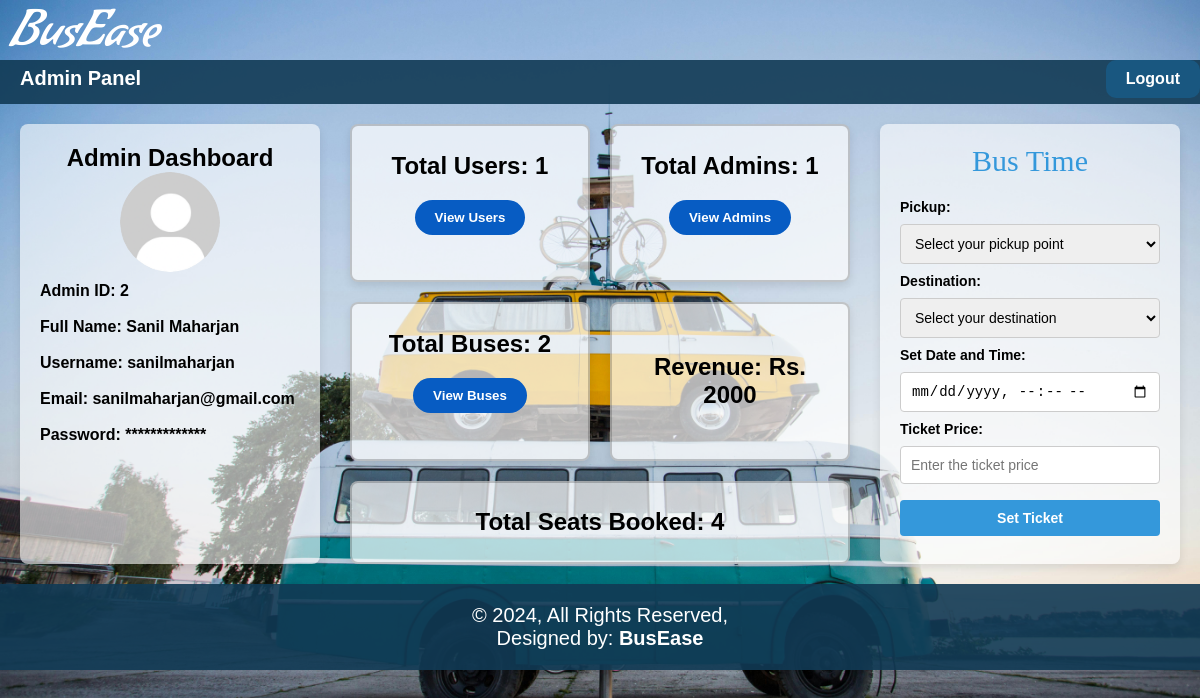
The app's page /php/admin.php (signed in) with its own data.
### tables this page shows
CREATE TABLE `user` (
  `user_id` int(255) NOT NULL,
  `fullname` varchar(255) NOT NULL,
  `email` varchar(255) NOT NULL,
  `username` varchar(255) NOT NULL,
  `password` varchar(255) NOT NULL,
  `usertype` varchar(255) NOT NULL DEFAULT 'user'
);

### php/admin.php (the view, shortened to what this page needs)
<?php
include("connect.php");
$username = $_SESSION["username"];
?>
<!DOCTYPE html>
<html lang="en">
<head>
    <link rel="stylesheet" href="../css/admin.css">
</head>
<body>
    <div class="wrapper">
        <div class="header">
            <div class="logo">
                <a href="homepage.html">BusEase</a>
            </div>
        </div>
        <div class="nav">
            <div class="nav1">
                <h1>Admin Panel</h1>
            </div>
            <div class="nav2">
                <ul>
                    <li><a class="l_button" href="logout.php">Logout</a></li>
                </ul>
            </div>
        </div>
        <div class="main-container">
            <div class="dashboard">
                <h2 align="center">Admin Dashboard</h2>
                <img src="../Pictures/admin_user_pfp.jpg" alt="pfp">
                <?php
                $query = "SELECT user_id, fullname, username, email, password FROM user WHERE username='$username';";
                $result = mysqli_query($conn, $query);
                if ($row = mysqli_fetch_assoc($result)) {
                    ?>
                    <div class="admin_info_displayer">
                        <label for="user_id">Admin ID: <?php echo $row['user_id']; ?></label>
                        <br><br>
                        <label for="fullname">Full Name: <?php echo $row['fullname']; ?></label>
                        <br><br>
                        <label for="username">Username: <?php echo $row['username']; ?></label>
                        <br><br>
                        <label for="email">Email: <?php echo $row['email']; ?></label>
                        <br><br>
                        <label for="password">Password: <?php echo str_repeat('*', strlen($row['password'])); ?></label>
                        <br><br>
                    </div>
                    <?php
                } else {
                    echo "<p style='color: red; font-size:20px;'>Error fetching data: " . mysqli_error($conn) . "</p>";
                }
                ?>
            </div>
            <div class="info">
                <div class="pop_count">
                    <h2>Total Users:
                        <?php
                        $query = "SELECT COUNT(*) AS total_users FROM user WHERE usertype='user'";
                        $result = mysqli_query($conn, $query);
                        if ($result) {
                            $row = mysqli_fetch_assoc($result);
                            printf("%d", $row['total_users']);
                        } else {
                            echo "Query failed: " . mysqli_error($conn);
                        }
                        ?>
                    </h2>
                    <button type="submit" onclick="document.location='viewuser.php'" class="pop_count_button">View Users</button>
                </div>
                <div class="pop_count">
                    <h2>Total Admins:
                        <?php
                        $query = "SELECT COUNT(*) AS total_admins FROM user WHERE usertype='admin'";
                        $result = mysqli_query($conn, $query);
                        if ($result) {
                            $row = mysqli_fetch_assoc($result);
                            printf("%d", $row['total_admins']);
                        } else {
                            echo "Query failed: " . mysqli_error($conn);
                        }
                        ?>
                    </h2>
                    <button type="submit" onclick="document.location='viewadmin.php'" class="pop_count_button">View Admins</button>
                </div>
                <div class="pop_count">
                    <h2>Total Buses:
                        <?php
                        $query = "SELECT COUNT(*) AS total_buses FROM bus_info";
                        $result = mysqli_query($conn, $query);
                        if ($result) {
                            $row = mysqli_fetch_assoc($result);
                            printf("%d", $row['total_buses']);
                        } else {
                            echo "Query failed: " . mysqli_error($conn);
                        }
                        ?>
                    </h2>
                    <button type="submit" onclick="document.location='viewbus.php'" class="pop_count_button">View Buses</button>
                </div>
                <div class="pop_count">
                    <h2>Revenue:
                        <?php
                        $query = "SELECT SUM(price) AS sum FROM ticket";
                        $result = mysqli_query($conn, $query);
                        if ($result) {
                            $row = mysqli_fetch_assoc($result);
                            printf("Rs. %d", $row['sum']);
                        } else {
                            echo "Query failed: " . mysqli_error($conn);
                        }
                        ?>
                    </h2>
                </div>
                <div class="pop_count">
                    <h2>Total Seats Booked:
                        <?php
                        $query = "SELECT COUNT(id) AS total_seats_booked FROM ticket";
                        $result = mysqli_query($conn, $query);
                        if ($result) {
                            $row = mysqli_fetch_assoc($result);
                            printf("%d", $row['total_seats_booked']);
                        } else {
                            echo "Query failed: " . mysqli_error($conn);
                        }
                        ?>
                    </h2>
                </div>
            </div>
            <div class="ticket_maker">
                <form method="post">
                    <legend>Bus Time</legend>
                    <label for="pickup-point">Pickup: </label>
                    <select name="pickup-point" id="pickup-point" required>
                        <option value="" disabled selected hidden>Select your pickup point</option>
                    </select>
                    <br>
                    <label for="destination-point">Destination: </label>
                    <select name="destination-point" id="destination-point" required>
                        <option value="" disabled selected hidden>Select your destination</option>
                    </select>
                    <br>
                    <label for="date">Set Date and Time: </label>
                    <input type="datetime-local" id="date" name="date" placeholder="Set your date and time" required>
                    <br>
                    <label for="price">Ticket Price: </label>
                    <input type="number" id="price" name="price" placeholder="Enter the ticket price" min="10" required>
                    <br>
                    <button type="submit" name="set-ticket" value="set-ticket" class="admin_ticket_selector">Set Ticket</button>
                </form>
            </div>
        </div>
        <div class="footer" style="margin-top: 0px;">
            <p>&copy; 2024, All Rights Reserved,<br>Designed by: <b>BusEase</b></p>
        </div>
    </div>
</body>
</html>

### css/admin.css (style rules this page uses)
* { padding: 0px; margin: 0px; box-sizing: border-box; }
body { background-image: url(../Pictures/background_image_for_admin.jpg); background-repeat: no-repeat; background-attachment: fixed; background-size: cover; font-family: "Titillium Web", Arial, Helvetica; }
.wrapper { width: 100%; margin: 0 auto; }
.header { display: flex; vertical-align: middle; width: 100%; height: 60px; }
.logo { padding-left: 10px; float: left; }
.logo a { text-decoration: none; color: #ffffff; font-size: 50px; font-family: font; }
.nav { background-color: rgba(17 ,58, 85,0.9); width: 100%; height: 44px; }
.nav h1 { margin: 0; padding: 7px 20px; float: left; color: #fff; font-size: 20px; }
.nav2 ul { margin: 0; padding: 0; list-style: none; float: right; }
.nav2 ul li { display: inline; }
.nav2 ul li a { margin-left: 20px; background-color: #195780; border: none; color: #fff; text-decoration: none; padding: 9.8px 20px; float: left; font-weight: bold; border-radius: 10px; }
.footer { margin-top: 75px; width: 100%; padding-top: 20px; padding-bottom: 20px; background-color:rgba(17 ,58, 85,0.9); }
.footer p { margin: 0; padding: 0; color: #fff; text-align: center; font-size: 20px; }
.main-container { display: flex; flex-wrap: wrap; margin: 20px; gap: 30px; }
.dashboard, .ticket_maker { width: 300px; background-color: rgba(255, 255, 255, 0.6); transition: box-shadow 0.3s, transform 0.3s; padding: 20px; box-shadow: 0px 4px 10px rgba(0, 0, 0, 0.1); border-radius: 8px; transition: box-shadow 0.3s, transform 0.3s; }
.dashboard img { width: 100px; height: 100px; border-radius: 50%; margin: 0 auto 10px; display: block; }
.info { flex: 2; display: flex; flex-wrap: wrap; gap: 20px; }
.pop_count { display: flex; flex-direction: column; justify-content: center; border: 2px solid rgba(0, 0, 0, 0.2); background-color: rgba(255, 255, 255, 0.7); box-shadow: 0px 4px 8px rgba(0, 0, 0, 0.1); flex: 1; min-width: 200px; padding: 15px; border-radius: 8px; text-align: center; transition: box-shadow 0.3s, transform 0.3s; }
.pop_count_button { display: block; margin: 20px auto; padding: 10px 20px; background-color: #075cc3; color: white; border: none; border-radius: 20px; cursor: pointer; font-weight: bold; transition: background-color 0.3s, transform 0.3s; }
.ticket_maker legend { text-align: center; font-size: 30px; margin-bottom: 20px; color: #3498db; font-family: Impact; }
.ticket_maker label { font-size: 14px; font-weight: bold; }
.ticket_maker input, .ticket_maker select, .ticket_maker button { width: 100%; margin: 8px 0; padding: 10px; border-radius: 4px; border: 1px solid #ccc; font-size: 14px; }
.ticket_maker button { font-weight: bold; background: #3498db; color: white; border: none; cursor: pointer; transition: background 0.3s; }
.admin_info_displayer { font-weight: bold; }

### records on screen
user: user_id "2", fullname "Sanil Maharjan", username "sanilmaharjan", email "sanilmaharjan@gmail.com", password "*************"

### other values on screen
$row['total_users'] "1"
$row['total_admins'] "1"
$row['total_buses'] "2"
$row['sum'] "2000"
$row['total_seats_booked'] "4"
